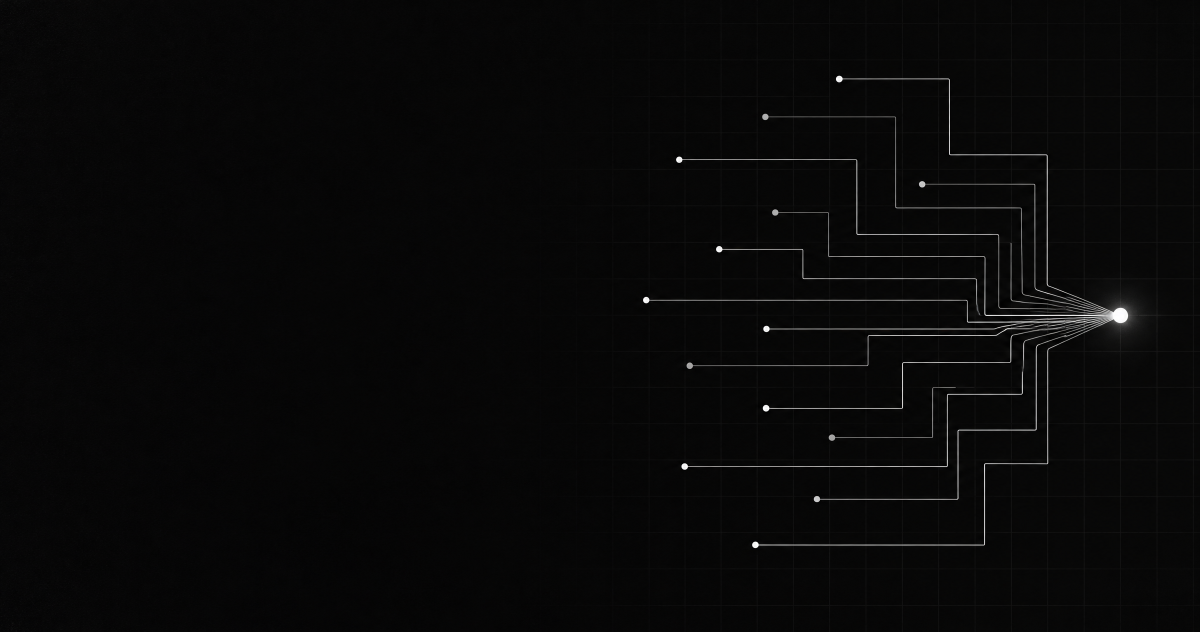
#> input picture website/assets/brand/og-background.png, 2400 x 1264 px, given in place of icon.png, which was not available (shown at 1/2 size)
$ python brand-assets.py
#> lines starting #> are read from the running program, lines starting #| are printed output that depends on the picture
#!/usr/bin/env python3
"""Generates the site's icons and Open Graph background from the source
artwork in assets/brand/. Run it after changing that artwork, and commit
the results; the site build does not need Python.

    python3 scripts/brand-assets.py
"""
from pathlib import Path

from PIL import Image

root = Path(__file__).resolve().parent.parent
src = root / "assets" / "brand"
icon = Image.open(src / "icon.png").convert("RGBA")
art = Image.open(src / "og-background.png").convert("RGB")
#> art is the input picture: PIL image 2400x1264 RGB; mean R, G, B 8.1, 8, 8


def save(img, path, **kw):
    path.parent.mkdir(parents=True, exist_ok=True)
    img.save(path, **kw)
    print(f"{path.relative_to(root)}  {img.size[0]}x{img.size[1]}  {path.stat().st_size // 1024} KB")


def sized(img, n):
#> called with n = 256
    return img.resize((n, n), Image.LANCZOS)
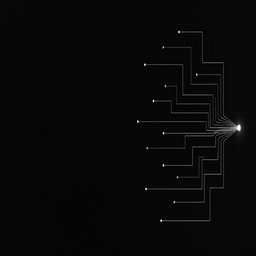
#> returned value: PIL image 256x256 RGBA; mean R, G, B, A 8.1, 8, 8, 255


# Favicons: Next.js serves app/favicon.ico and app/icon.png and links them.
save(sized(icon, 256), root / "app" / "favicon.ico", sizes=[(16, 16), (32, 32), (48, 48)])
#| app/favicon.ico  256x256  3 KB
save(sized(icon, 512), root / "app" / "icon.png", optimize=True)
#| app/icon.png  512x512  211 KB

# Apple touch icon: opaque and square; iOS rounds the corners itself.
apple = Image.new("RGBA", icon.size, (0, 0, 0, 255))
apple.alpha_composite(icon)
save(sized(apple, 180).convert("RGB"), root / "app" / "apple-icon.png", optimize=True)
#> in save (call 3), `img.save(path, **kw)`:
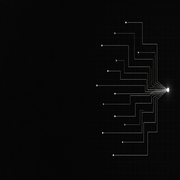
#> saved as apple-icon.png: PIL image 180x180 RGB; mean R, G, B 8.1, 8, 8
#| app/apple-icon.png  180x180  21 KB

# Web app manifest icons and the logo in the navigation bar.
for n in (192, 512):
    save(sized(icon, n), root / "public" / "brand" / f"icon-{n}.png", optimize=True)
#> this loop made 2 passes
#> pass 1, in save (call 4), `img.save(path, **kw)`:
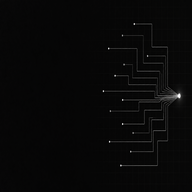
#> saved as icon-192.png: PIL image 192x192 RGBA; mean R, G, B, A 8.1, 8, 8, 255
save(sized(icon, 64), root / "public" / "brand" / "logo-64.png", optimize=True)
#| public/brand/logo-64.png  64x64  3 KB

# Open Graph background: 1200x630 (1.91:1), cropped evenly from the source.
w, h = art.size
#> w = 2400; h = 1264
target_h = round(w / 1.905)
#> target_h = 1260
top = (h - target_h) // 2
#> top = 2
og = art.crop((0, top, w, top + target_h)).resize((1200, 630), Image.LANCZOS)
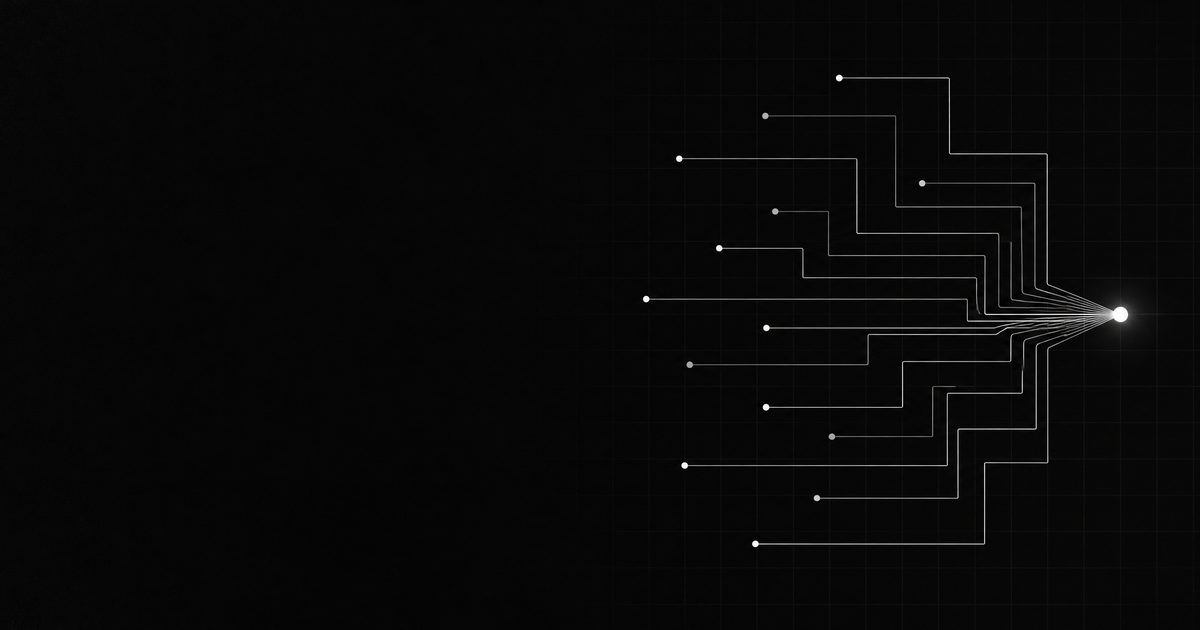
#> og: PIL image 1200x630 RGB; mean R, G, B 8.2, 8, 8
save(og, root / "assets" / "og-background.jpg", quality=90, optimize=True, progressive=True)
#| assets/og-background.jpg  1200x630  46 KB
